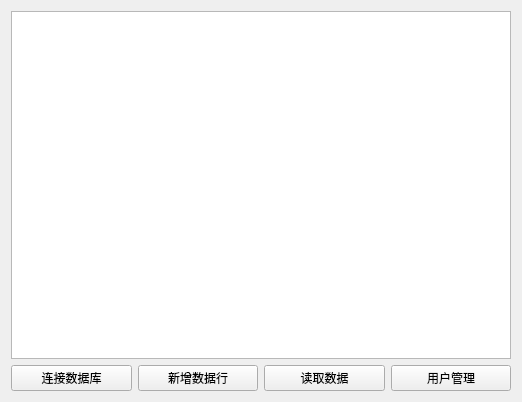
<?xml version="1.0" encoding="UTF-8"?>
<ui version="4.0">
 <class>Widget</class>
 <widget class="QWidget" name="Widget">
  <property name="geometry">
   <rect>
    <x>0</x>
    <y>0</y>
    <width>522</width>
    <height>402</height>
   </rect>
  </property>
  <property name="windowTitle">
   <string>Widget</string>
  </property>
  <layout class="QGridLayout" name="gridLayout">
   <item row="1" column="1">
    <widget class="QPushButton" name="but_add">
     <property name="text">
      <string>新增数据行</string>
     </property>
    </widget>
   </item>
   <item row="1" column="0">
    <widget class="QPushButton" name="but_connect">
     <property name="text">
      <string>连接数据库</string>
     </property>
    </widget>
   </item>
   <item row="1" column="2">
    <widget class="QPushButton" name="but_read">
     <property name="text">
      <string>读取数据</string>
     </property>
    </widget>
   </item>
   <item row="1" column="3">
    <widget class="QPushButton" name="but_user">
     <property name="text">
      <string>用户管理</string>
     </property>
    </widget>
   </item>
   <item row="0" column="0" colspan="4">
    <widget class="QTableView" name="tableView"/>
   </item>
  </layout>
 </widget>
 <resources/>
 <connections/>
</ui>
